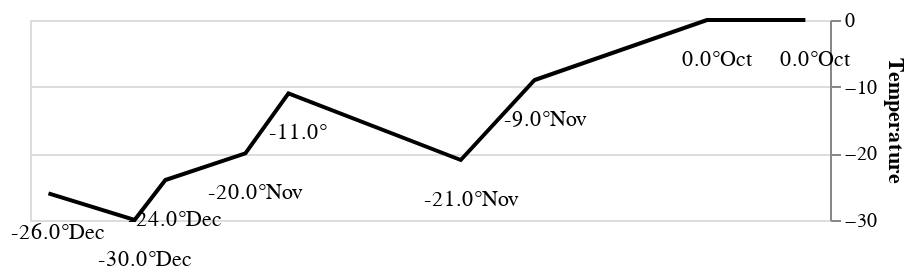

Notebook code for this chart:
### Code cell
temperature_chart

### Figure 1 — Vega-Lite specification as saved in the notebook (floating-point values rounded to 4 significant figures)
{"config": {"view": {"continuousWidth": 400, "continuousHeight": 300}}, "layer": [{"mark": {"type": "line", "color": "#000000"}, "encoding": {"x": {"type": "quantitative", "axis": null, "field": "LONT"}, "y": {"type": "quantitative", "axis": {"orient": "right", "title": "Temperature"}, "field": "TEMP"}}}, {"mark": {"type": "text", "dx": 5, "dy": 20}, "encoding": {"text": {"type": "nominal", "field": "TEXT"}, "x": {"type": "quantitative", "axis": null, "field": "LONT"}, "y": {"type": "quantitative", "axis": {"grid": true, "orient": "right", "title": "Temperature"}, "field": "TEMP"}}}], "data": {"name": "data-071a2d87cf4841c773e950f127382a52"}, "height": 100, "$schema": "https://vega.github.io/schema/vega-lite/v4.0.2.json", "datasets": {"data-071a2d87cf4841c773e950f127382a52": [{"LONT": 37.6, "TEMP": 0.0, "DAYS": 6.0, "MON": "Oct", "DAY": 18.0, "TEXT": "0.0°Oct"}, {"LONT": 36.0, "TEMP": 0.0, "DAYS": 6.0, "MON": "Oct", "DAY": 24.0, "TEXT": "0.0°Oct"}, {"LONT": 33.2, "TEMP": -9.0, "DAYS": 16.0, "MON": "Nov", "DAY": 9.0, "TEXT": "-9.0°Nov"}, {"LONT": 32.0, "TEMP": -21.0, "DAYS": 5.0, "MON": "Nov", "DAY": 14.0, "TEXT": "-21.0°Nov"}, {"LONT": 29.2, "TEMP": -11.0, "DAYS": 10.0, "MON": "", "DAY": "", "TEXT": "-11.0°"}, {"LONT": 28.5, "TEMP": -20.0, "DAYS": 4.0, "MON": "Nov", "DAY": 28.0, "TEXT": "-20.0°Nov"}, {"LONT": 27.2, "TEMP": -24.0, "DAYS": 3.0, "MON": "Dec", "DAY": 1.0, "TEXT": "-24.0°Dec"}, {"LONT": 26.7, "TEMP": -30.0, "DAYS": 5.0, "MON": "Dec", "DAY": 6.0, "TEXT": "-30.0°Dec"}, {"LONT": 25.3, "TEMP": -26.0, "DAYS": 1.0, "MON": "Dec", "DAY": 7.0, "TEXT": "-26.0°Dec"}]}}
